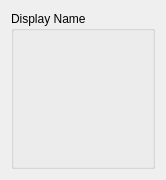
<?xml version="1.0" encoding="UTF-8"?>
<ui version="4.0">
 <class>Display</class>
 <widget class="QWidget" name="Display">
  <property name="geometry">
   <rect>
    <x>0</x>
    <y>0</y>
    <width>166</width>
    <height>180</height>
   </rect>
  </property>
  <property name="minimumSize">
   <size>
    <width>166</width>
    <height>180</height>
   </size>
  </property>
  <property name="maximumSize">
   <size>
    <width>166</width>
    <height>180</height>
   </size>
  </property>
  <property name="windowTitle">
   <string>Display</string>
  </property>
  <layout class="QGridLayout" name="gridLayout">
   <item row="0" column="0">
    <widget class="QGroupBox" name="groupBox">
     <property name="title">
      <string>Display Name</string>
     </property>
     <layout class="QVBoxLayout" name="verticalLayout">
      <item>
       <widget class="QLabel" name="image">
        <property name="text">
         <string/>
        </property>
        <property name="pixmap">
         <pixmap>../emotion/neutral.png</pixmap>
        </property>
        <property name="scaledContents">
         <bool>true</bool>
        </property>
        <property name="alignment">
         <set>Qt::AlignCenter</set>
        </property>
       </widget>
      </item>
     </layout>
    </widget>
   </item>
  </layout>
 </widget>
 <resources/>
 <connections/>
</ui>
